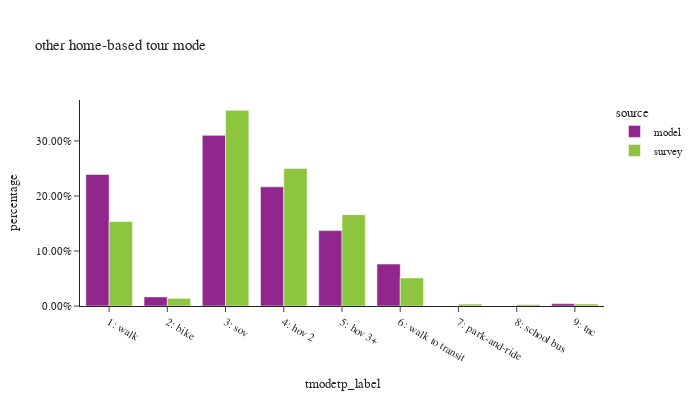

This figure's notebook cell:
### Code cell
df_plot = hb_tour.groupby(['source','tmodetp_label'])['toexpfac'].sum().reset_index()
df_plot['percentage'] = df_plot.groupby(['source'], group_keys=False)['toexpfac']. \
    apply(lambda x: x / float(x.sum()))

df_plot_ct = hb_tour.groupby(['source','tmodetp_label'])['toexpfac'].count().reset_index(). \
    rename(columns={'toexpfac':'sample count'})
df_plot = df_plot.merge(df_plot_ct, on=['source','tmodetp_label'])

fig = px.bar(df_plot.sort_values(by=['source']), x="tmodetp_label", y="percentage", color="source",
             barmode="group",hover_data=['sample count'],title="other home-based tour mode")
fig.update_layout(height=400, width=700, font=dict(size=11),
                  xaxis = dict(dtick = 1, categoryorder='category ascending'),
                  yaxis=dict(tickformat=".2%"))
fig.show()

### Figure 1 — Plotly figure (JSON) as saved in the notebook; plotly's stock layout.template omitted (floating-point values rounded to 4 significant figures)
{"data": [{"alignmentgroup": "True", "customdata": [[943461], [65196], [1223490], [854309], [540616], [300709], [16987]], "hovertemplate": "source=model<br>tmodetp_label=%{x}<br>percentage=%{y}<br>sample count=%{customdata[0]}<extra></extra>", "legendgroup": "model", "marker": {"color": "#91268F", "pattern": {"shape": ""}}, "name": "model", "offsetgroup": "model", "orientation": "v", "showlegend": true, "textposition": "auto", "type": "bar", "x": ["1: walk", "2: bike", "3: sov", "4: hov 2", "5: hov 3+", "6: walk to transit", "9: tnc"], "xaxis": "x", "y": [0.2392, 0.01653, 0.3102, 0.2166, 0.137, 0.07623, 0.004306], "yaxis": "y"}, {"alignmentgroup": "True", "customdata": [[1717], [156], [2088], [1241], [655], [330], [22], [7], [34]], "hovertemplate": "source=survey<br>tmodetp_label=%{x}<br>percentage=%{y}<br>sample count=%{customdata[0]}<extra></extra>", "legendgroup": "survey", "marker": {"color": "#8CC63E", "pattern": {"shape": ""}}, "name": "survey", "offsetgroup": "survey", "orientation": "v", "showlegend": true, "textposition": "auto", "type": "bar", "x": ["1: walk", "2: bike", "3: sov", "4: hov 2", "5: hov 3+", "6: walk to transit", "7: park-and-ride", "8: school bus", "9: tnc"], "xaxis": "x", "y": [0.1536, 0.01381, 0.3557, 0.2501, 0.166, 0.05091, 0.003567, 0.002617, 0.003683], "yaxis": "y"}], "layout": {"barmode": "group", "font": {"size": 11}, "height": 400, "legend": {"title": {"text": "source"}, "tracegroupgap": 0}, "title": {"text": "other home-based tour mode"}, "width": 700, "xaxis": {"anchor": "y", "categoryorder": "category ascending", "domain": [0.0, 1.0], "dtick": 1, "title": {"text": "tmodetp_label"}}, "yaxis": {"anchor": "x", "domain": [0.0, 1.0], "tickformat": ".2%", "title": {"text": "percentage"}}}}
